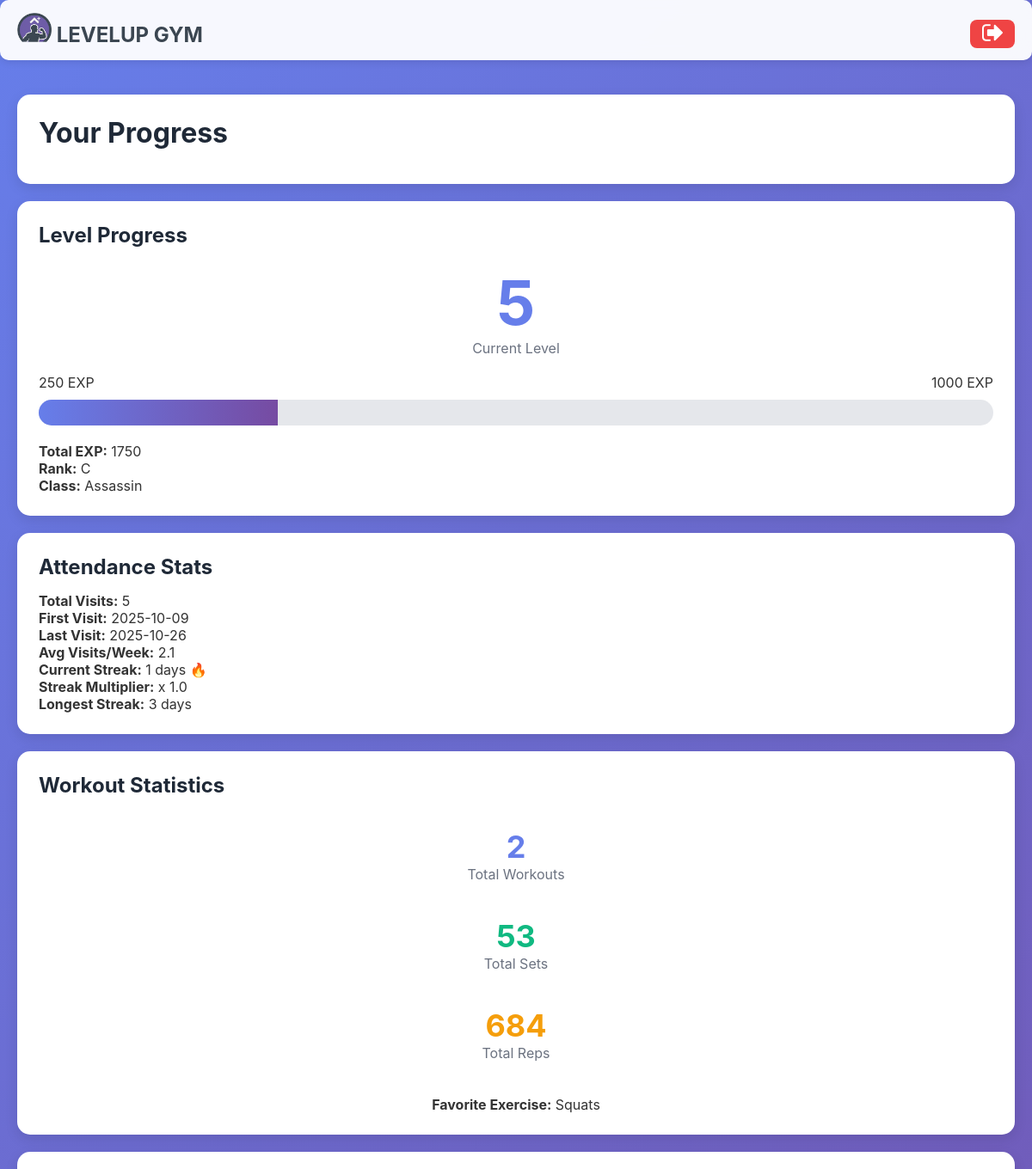
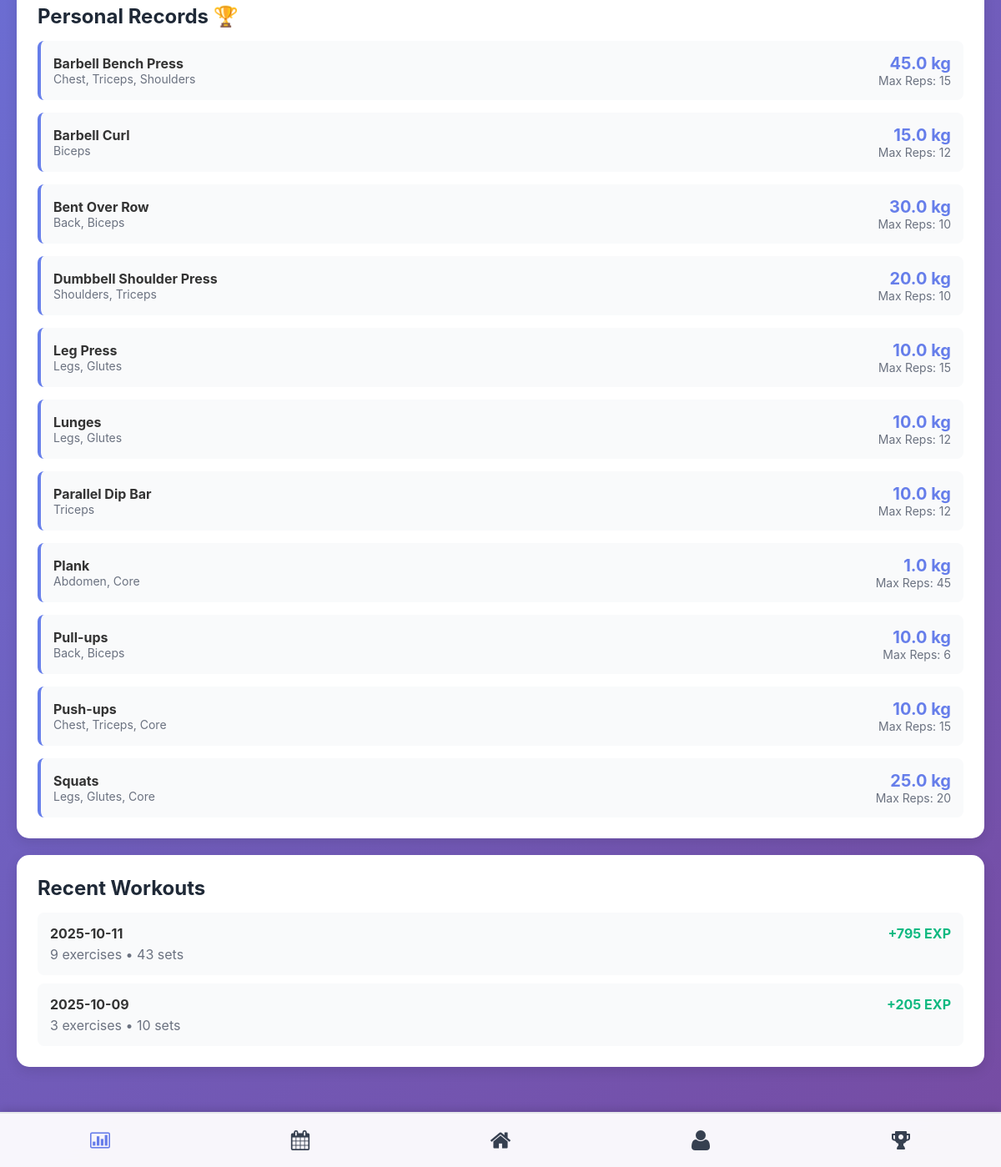
/progress (signed in), run on an earlier commit of the app's database (2 pictures, top to bottom).
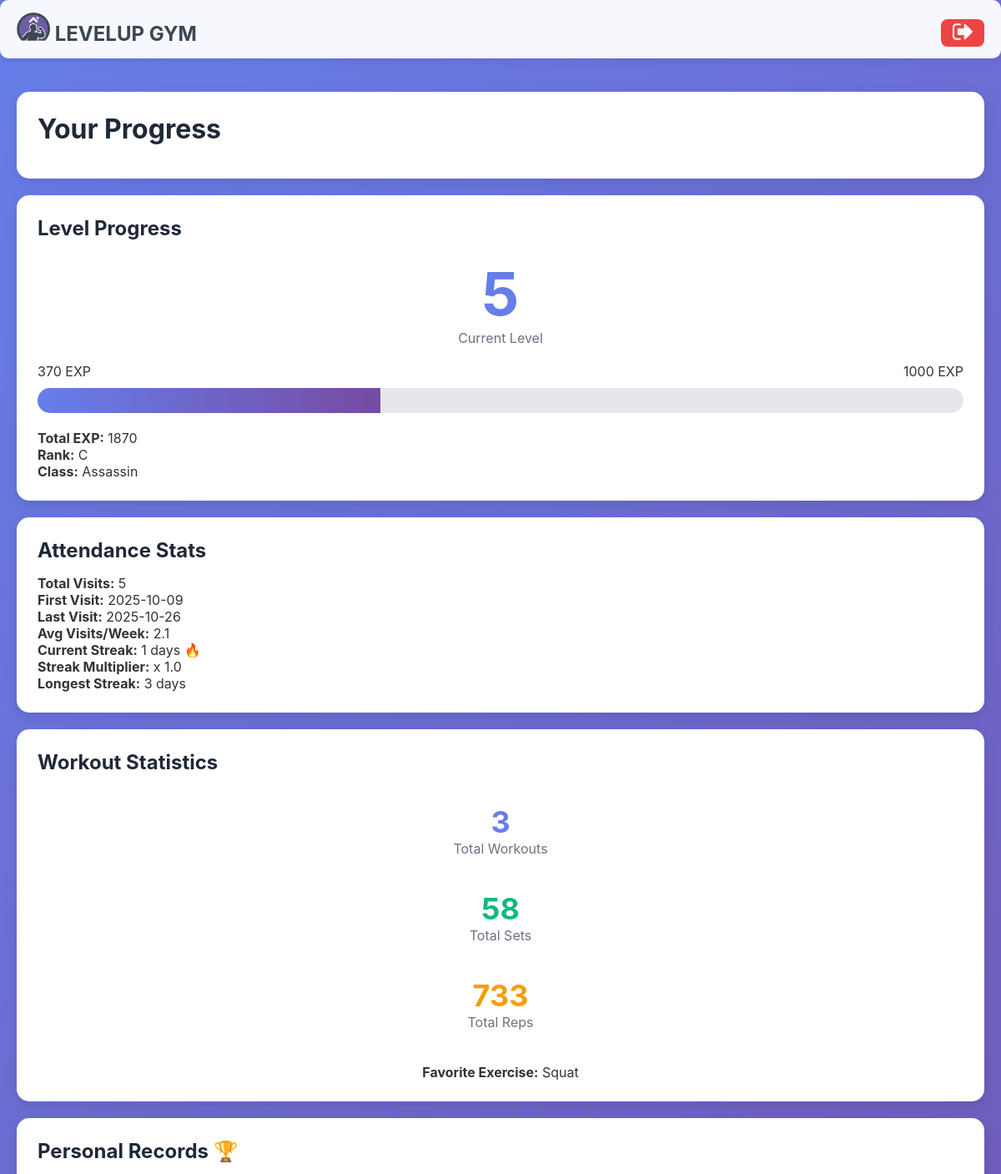
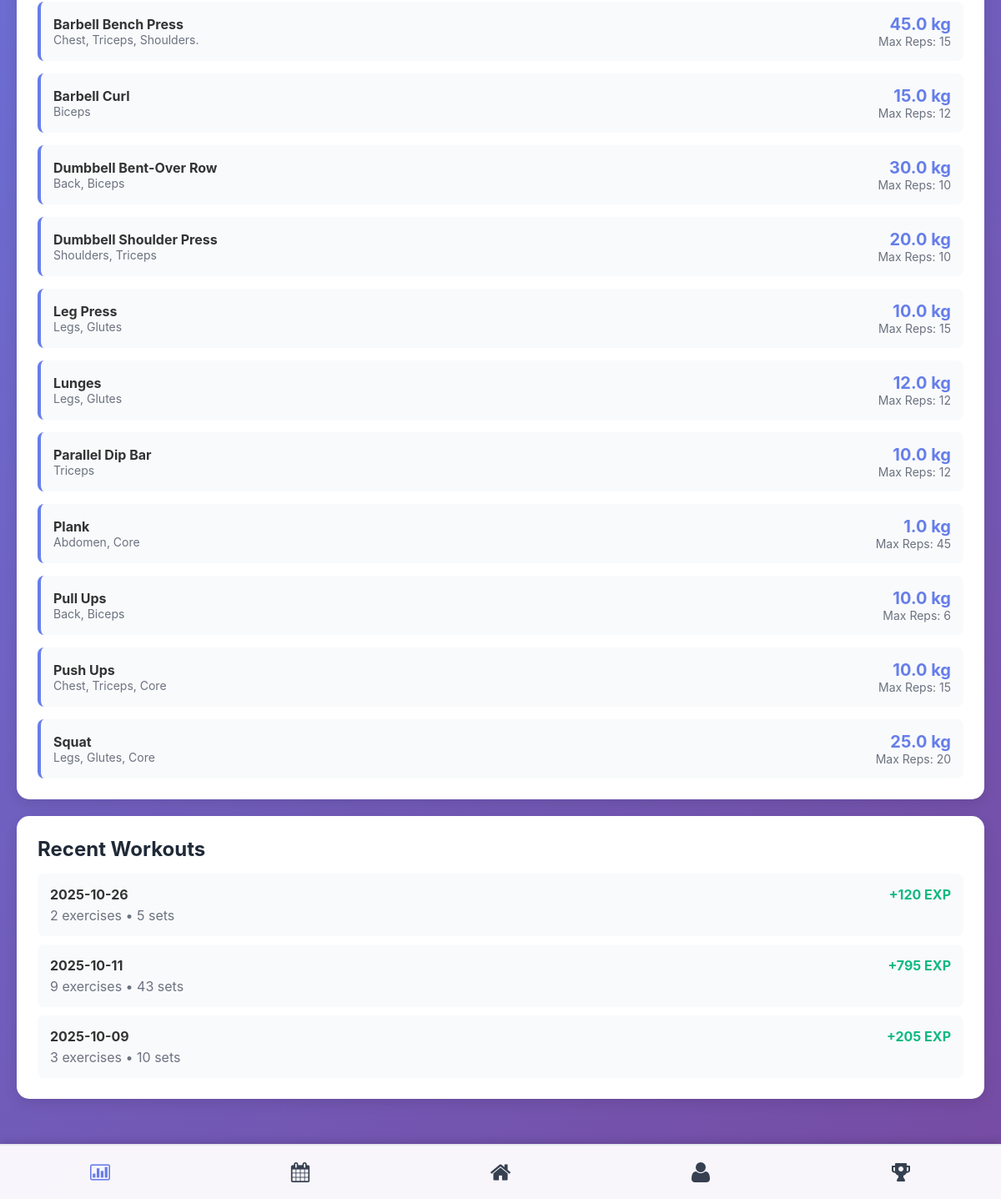
And on a later commit of the database (2 pictures, top to bottom).
### tables this page shows
CREATE TABLE client_gamification (
                gamification_id INTEGER PRIMARY KEY AUTOINCREMENT,
                client_id INTEGER UNIQUE NOT NULL,
                current_level INTEGER DEFAULT 1,
                current_exp INTEGER DEFAULT 0,
                total_exp INTEGER DEFAULT 0,
                rank TEXT DEFAULT 'E',
                client_class TEXT,
                class_unlocked_at_level INTEGER, current_streak INTEGER DEFAULT 0, longest_streak INTEGER DEFAULT 0, total_reps INTEGER DEFAULT 0, workouts_completed INTEGER DEFAULT 0,
                FOREIGN KEY (client_id) REFERENCES clients(client_id) ON DELETE CASCADE
            );

CREATE TABLE client_streaks (
                streak_id INTEGER PRIMARY KEY AUTOINCREMENT,
                client_id INTEGER UNIQUE NOT NULL,
                current_streak INTEGER DEFAULT 0,
                longest_streak INTEGER DEFAULT 0,
                last_attendance_date DATE,
                streak_multiplier REAL DEFAULT 1.0,
                FOREIGN KEY (client_id) REFERENCES clients(client_id) ON DELETE CASCADE
            );

CREATE TABLE exercises (
                exercise_id INTEGER PRIMARY KEY AUTOINCREMENT,
                name TEXT UNIQUE NOT NULL,
                description TEXT,
                exercise_type TEXT,
                target_muscle TEXT,
                difficulty_level TEXT,
                base_exp INTEGER DEFAULT 10,
                image_path TEXT,
                created_date DATETIME DEFAULT CURRENT_TIMESTAMP
            );

### main.py (the view)
@app.route('/progress')
@login_required
def progress():
    client_id = session['client_id']
    client = Client.get_by_id(client_id)
    progress_data = gamification.get_client_progress(client_id)
    workout_history = workout_logger.get_workout_history(client_id, limit=10)
    attendance_stats = attendance_ctrl.get_attendance_stats(client_id)
    workout_stats = workout_logger.get_workout_stats(client_id)
    personal_records = workout_logger.get_personal_records(client_id)
    return render_template('progress.html',
                         client=client,
                         progress=progress_data,
                         workout_history=workout_history,
                         attendance_stats=attendance_stats,
                         workout_stats=workout_stats,
                         personal_records=personal_records)

### controllers/gamification_controller.py (called while the page is built)
    def _get_gamification_data(self, client_id):
        query = 'SELECT * FROM client_gamification WHERE client_id=?'
        result = self.db.execute_query(query, (client_id,))
        return dict(result[0]) if result else None

    def _get_streak_data(self, client_id):
        query = 'SELECT * FROM client_streaks WHERE client_id=?'
        result = self.db.execute_query(query, (client_id,))
        return dict(result[0]) if result else None

### controllers/workout_logger.py (called while the page is built)
    def get_workout_history(self, client_id, limit=10):
        query = '''
            SELECT workout_date, COUNT(DISTINCT exercise_id) as exercises_count,
                   COUNT(*) as total_sets, SUM(exp_earned) as total_exp
            FROM workout_logs
            WHERE client_id=?
            GROUP BY workout_date
            ORDER BY workout_date DESC
            LIMIT ?
        '''
        results = self.db.execute_query(query, (client_id, limit))
        history = []
        for row in results:
            history.append({
                'date': row['workout_date'],
                'exercises_count': row['exercises_count'],
                'total_sets': row['total_sets'],
                'total_exp': row['total_exp']
            })
        return history

### database/db_manager.py (called while the page is built)
    def connect(self):
        self.conn = sqlite3.connect(self.db_name)
        self.conn.row_factory = sqlite3.Row  # Access columns by name
        self.cursor = self.conn.cursor()

    def disconnect(self):
        if self.conn:
            self.conn.close()

    def execute_query(self, query, params=None):
        self.connect()
        if params:
            self.cursor.execute(query, params)
        else:
            self.cursor.execute(query)
        results = self.cursor.fetchall()
        self.disconnect()
        return results

### main.py (called while the page is built)
def login_required(f):
    @wraps(f)
    def decorated_function(*args, **kwargs):
        if 'client_id' not in session:
            return redirect(url_for('login'))
        return f(*args, **kwargs)
    return decorated_function

### templates/progress.html (shortened to what this page needs)
{% extends "base.html" %}
{% block content %}
<div class="card">
    <h1>Your Progress</h1>
</div>
<div class="grid grid-2">
    <div class="card">
        <h2>Level Progress</h2>
        <div style="text-align: center; margin: 20px 0;">
            <div style="font-size: 72px; font-weight: bold; color: #667eea;">{{ progress.level }}</div>
            <div style="color: #6b7280;">Current Level</div>
        </div>
        <div style="margin: 20px 0;">
            <div style="display: flex; justify-content: space-between; margin-bottom: 10px;">
                <span>{{ progress.current_exp }} EXP</span>
                <span>{{ progress.next_level_exp }} EXP</span>
            </div>
            <div style="background: #e5e7eb; height: 30px; border-radius: 15px; overflow: hidden;">
                <div style="background: linear-gradient(90deg, #667eea 0%, #764ba2 100%); height: 100%; width: {{ progress.progress_percentage }}%;"></div>
            </div>
        </div>
        <p><strong>Total EXP:</strong> {{ progress.total_exp }}</p>
        <p><strong>Rank:</strong> {{ progress.rank }}</p>
        {% if progress.class %}
        <p><strong>Class:</strong> {{ progress.class }}</p>
        {% endif %}
    </div>
    <div class="card">
        <h2>Attendance Stats</h2>
        {% if attendance_stats %}
        <p><strong>Total Visits:</strong> {{ attendance_stats.total_visits }}</p>
        <p><strong>First Visit:</strong> {{ attendance_stats.first_visit }}</p>
        <p><strong>Last Visit:</strong> {{ attendance_stats.last_visit }}</p>
        <p><strong>Avg Visits/Week:</strong> {{ attendance_stats.avg_visits_per_week }}</p>
        <p><strong>Current Streak:</strong> {{ progress.streak }} days 🔥</p>
        <p><strong>Streak Multiplier:</strong> x {{ progress.streak_multiplier }}</p>
        <p><strong>Longest Streak:</strong> {{ progress.longest_streak }} days</p>
        {% else %}
        <p>No attendance data yet. Start your journey today!</p>
        {% endif %}
    </div>
</div>
<div class="card">
    <h2>Workout Statistics</h2>
    {% if workout_stats %}
    <div class="grid grid-3">
        <div style="text-align: center; padding: 20px;">
            <div style="font-size: 36px; font-weight: bold; color: #667eea;">{{ workout_stats.total_workouts }}</div>
            <div style="color: #6b7280;">Total Workouts</div>
        </div>
        <div style="text-align: center; padding: 20px;">
            <div style="font-size: 36px; font-weight: bold; color: #10b981;">{{ workout_stats.total_sets }}</div>
            <div style="color: #6b7280;">Total Sets</div>
        </div>
        <div style="text-align: center; padding: 20px;">
            <div style="font-size: 36px; font-weight: bold; color: #f59e0b;">{{ workout_stats.total_reps }}</div>
            <div style="color: #6b7280;">Total Reps</div>
        </div>
    </div>
    {% if workout_stats.favorite_exercise %}
    <p style="text-align: center; margin-top: 20px;"><strong>Favorite Exercise:</strong> {{ workout_stats.favorite_exercise }}</p>
    {% endif %}
    {% else %}
    <p>Start working out to see your stats!</p>
    {% endif %}
</div>
{% if personal_records %}
<div class="card">
    <h2>Personal Records 🏆</h2>
    <div style="display: grid; gap: 15px;">
        {% for record in personal_records %}
        <div style="padding: 15px; background: #f9fafb; border-radius: 8px; border-left: 4px solid #667eea;">
            <div style="display: flex; justify-content: space-between; align-items: center;">
                <div>
                    <strong>{{ record.exercise }}</strong>
                    <div style="color: #6b7280; font-size: 14px;">{{ record.target_muscle }}</div>
                </div>
                <div style="text-align: right;">
                    {% if record.max_weight %}
                    <div style="font-size: 20px; font-weight: bold; color: #667eea;">{{ record.max_weight }} kg</div>
                    {% endif %}
                    <div style="color: #6b7280; font-size: 14px;">Max Reps: {{ record.max_reps }}</div>
                </div>
            </div>
        </div>
        {% endfor %}
    </div>
</div>
{% endif %}
<div class="card">
    <h2>Recent Workouts</h2>
    {% if workout_history %}
    <div style="display: grid; gap: 10px;">
        {% for workout in workout_history %}
        <div style="padding: 15px; background: #f9fafb; border-radius: 8px;">
            <div style="display: flex; justify-content: space-between;">
                <strong>{{ workout.date }}</strong>
                <span style="color: #10b981; font-weight: bold;">+{{ workout.total_exp }} EXP</span>
            </div>
            <div style="color: #6b7280; margin-top: 5px;">
                {{ workout.exercises_count }} exercises • {{ workout.total_sets }} sets
            </div>
        </div>
        {% endfor %}
    </div>
    {% else %}
    <p>No workout history yet. Complete your first workout!</p>
    {% endif %}
</div>
{% endblock %}

### templates/base.html (shortened to what this page needs)
<!DOCTYPE html>
<html lang="en">
<head>
</head>
<body>
    {% if session.client_id %}
        <div class="top-nav">
            <div class="nav-content">
                <div class="logo" style="color: #3B4651;"><img src="/static/image/Untitled design - Copy.png" style="width: 40px; height: auto;"> LEVELUP GYM</div>
                <div class="nav-links">
                    <a href="{{ url_for('logout') }}"><img src="/static/icons/logout.png"></a>
                </div>
            </div>
        </div>
        <div class="bottom-nav">
            <a href="{{ url_for('progress') }}" class="{% if request.endpoint == 'progress' %}active{% endif %}">
                <img src="/static/icons/progress.png">
            </a>
            <a href="{{ url_for('schedule') }}" class="{% if request.endpoint == 'schedule' %}active{% endif %}">
                <img src="/static/icons/schedule.png">
            </a>
            <a href="{{ url_for('dashboard') }}" class="{% if request.endpoint == 'dashboard' %}active{% endif %}">
                <img src="/static/icons/home.png">
            </a>
            <a href="{{ url_for('profile') }}" class="{% if request.endpoint == 'profile' %}active{% endif %}">
                <img src="/static/icons/profile.png">
            </a>
            <a href="{{ url_for('achievements') }}" class="{% if request.endpoint == 'achievements' %}active{% endif %}">
                <img src="/static/icons/achievment.png">
            </a>
        </div>
    {% endif %}
    <div class="container">
        {% block content %}{% endblock %}
    </div>
</body>
</html>

### templates/base.html (style rules this page uses)
* { margin: 0; padding: 0; box-sizing: border-box; }
body { font-family: -apple-system, BlinkMacSystemFont, 'Segoe UI', Roboto, Oxygen, Ubuntu, Cantarell, sans-serif; background: linear-gradient(135deg, #667eea 0%, #764ba2 100%); min-height: 100vh; color: #333; padding-bottom: 80px; }
.container { max-width: 1200px; margin: 0 auto; padding: 20px; }
.top-nav { background: rgba(255, 255, 255, 0.95); backdrop-filter: blur(10px); width: 100%; padding: 15px 0; box-shadow: 0 2px 10px rgba(0,0,0,0.1); margin-bottom: 20px; border-radius: 10px; }
.nav-content { max-width: 1400px; margin: 0 auto; padding: 0 20px; display: flex; justify-content: space-between; align-items: center; flex-wrap: wrap; }
.nav-content .nav-links a { background: #ef4444; color: white; text-decoration: none; padding: 8px 14px; border-radius: 8px; font-weight: bold; font-size: 14px; transition: all 0.3s; }
.nav-content .nav-links a img { transform: translateY(5px); filter: brightness(0) saturate(100%) invert(100%) sepia(94%) saturate(0%) hue-rotate(293deg) brightness(108%) contrast(105%); }
.nav-content .logo { font-size: 24px; font-weight: bold; color: #667eea; }
.nav-content .logo img { width: 25px; }
.bottom-nav { position: fixed; bottom: 0; left: 0; width: 100%; background: rgba(255, 255, 255, 0.95); backdrop-filter: blur(10px); box-shadow: 0 -2px 10px rgba(0,0,0,0.15); display: flex; justify-content: space-around; align-items: center; padding: 20px 0; border-top: 2px solid #e5e7eb; z-index: 1000; }
.bottom-nav a { text-decoration: none; color: #374151; font-weight: 500; display: flex; flex-direction: column; align-items: center; font-size: 12px; transition: all 0.3s; }
.bottom-nav a img { filter: brightness(0) saturate(100%) invert(22%) sepia(22%) saturate(534%) hue-rotate(178deg) brightness(100%) contrast(94%); }
.bottom-nav a.active img { filter: brightness(0) saturate(100%) invert(45%) sepia(89%) saturate(1581%) hue-rotate(210deg) brightness(96%) contrast(91%); }
.bottom-nav a.active { color: #667eea; font-weight: 600; }
.card { background: white; border-radius: 15px; padding: 25px; margin-bottom: 20px; box-shadow: 0 5px 15px rgba(0,0,0,0.1); }
h1, h2, h3 { color: #1f2937; margin-bottom: 15px; }

What changed in the data, as far as the page shows it:
changed client_gamification "Assassin": current_exp (not shown) → "370"; total_exp "1750" → "1870"
changed exercises "Legs, Glutes, Core": favorite_exercise "Squats" → "Squat"; exercise "Squats" → "Squat"
changed exercises "Barbell Bench Press": target_muscle "Chest, Triceps, Shoulders" → "Chest, Triceps, Shoulders."
changed exercises: exercise "Bent Over Row" → "Dumbbell Bent-Over Row"
computed for exercises "Lunges": max_weight "10.0" → "12.0"
changed exercises: exercise "Pull-ups" → "Pull Ups"
changed exercises "Chest, Triceps, Core": exercise "Push-ups" → "Push Ups"
Also different on the page:
{{ progress.progress_percentage }}: 25.0 → 37.0 (drawn)
{{ workout_stats.total_workouts }}: "2" → "3"
{{ workout_stats.total_sets }}: "53" → "58"
{{ workout_stats.total_reps }}: "684" → "733"
{{ progress.current_exp }}: "250" → (not shown)
new list line: "2025-10-26 + 120 EXP 2 exercises • 5 sets"
